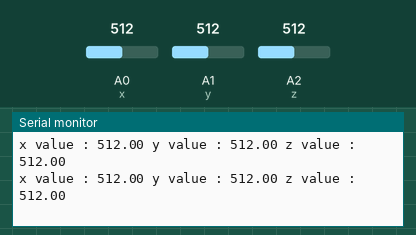
The sketch below on a simulated Arduino Uno, built with avr-gcc and run on an emulated ATmega328P. Shown: the last lines printed to the serial monitor. The test bench sets the inputs (shaded band); at power-on: A0 (x) = 512, A1 (y) = 512, A2 (z) = 512.

Above: at 1.2 s.
1.3 s: A0 (x) set to 107
At 2.1 s:
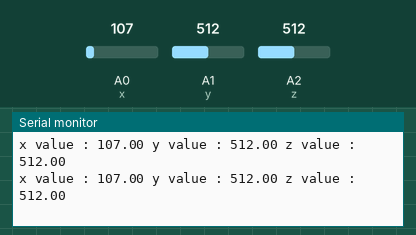
4.3 s: A0 (x) set to 92
At 5.4 s:
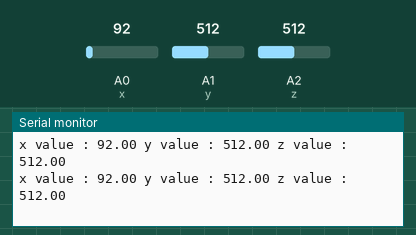
7.3 s: A1 (y) set to 107
At 8.1 s:
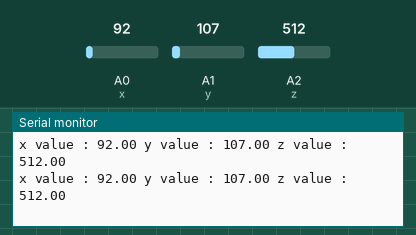
10.3 s: A1 (y) set to 91
Timing chart, 0 to 10.9 s (numbered marks = the images above; inputs shaded):
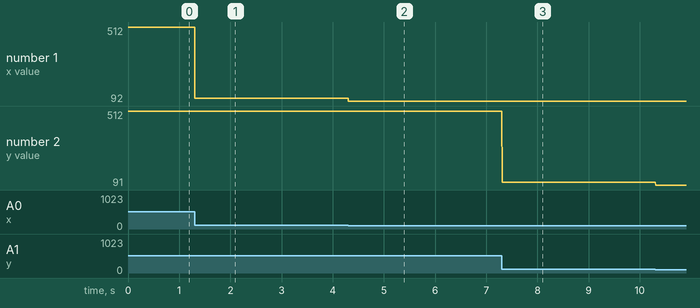

The sketch:

sketch_jun18a.ino
```cpp
int x = A0;
int y = A1;
int z = A2;

void setup() {
  // put your setup code here, to run once:
Serial.begin(115200);
Serial.println(" -- in setup method ---");
}

void loop() {

  //delay(2000);

  // put your main code here, to run repeatedly:

  float xVal = analogRead(x);

  float yVal = analogRead(y);

  float zVal = analogRead(z);

  Serial.print("x value : ");
  Serial.print(xVal);
  Serial.print(" y value : ");
    Serial.print(yVal);
  Serial.print(" z value : ");
    Serial.print(zVal);
    Serial.println("");


}
```

Measured:
- after the input at 1.3 s, the serial monitor: prints a new line at once (image 1)
- after the input at 4.3 s, the serial monitor: prints a new line at once (image 2)
- after the input at 7.3 s, the serial monitor: prints a new line at once (image 3)
- plotted number 1: 512 → 107 after the input at 1.3 s, 107 → 92 after the input at 4.3 s
- plotted number 2: 107 → 91 after the input at 10.3 s
